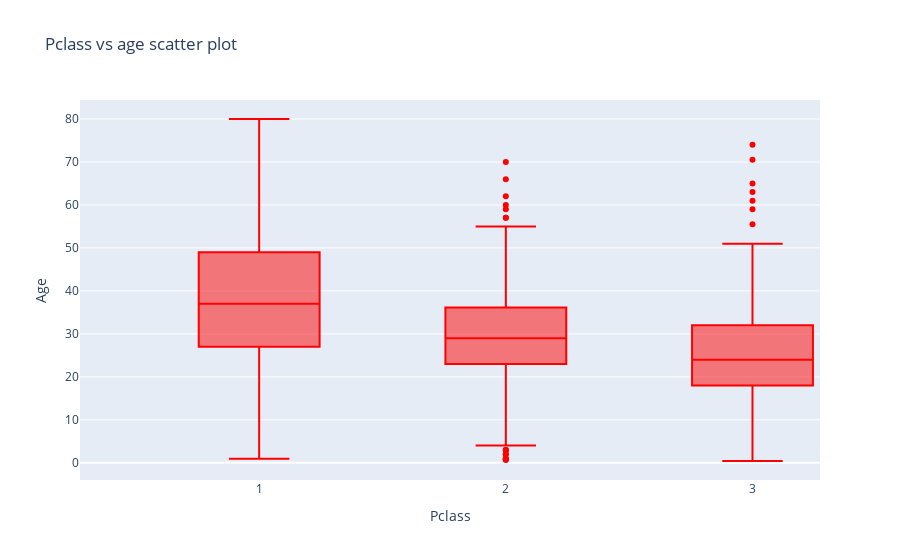

The cell this chart's notebook holds for it:
### Code cell
q = go.Box(x = data['Pclass'],y =data['Age'],marker={'color':'red'})
layout=go.Layout(title='Pclass vs age scatter plot',xaxis=dict(title="Pclass"),yaxis=dict(title="Age"),
hovermode="closest")
figure=go.Figure(data=q,layout=layout)
iplot(figure)

### Figure 1 — Plotly figure (JSON) as saved in the notebook; plotly's stock layout.template omitted (floating-point values rounded to 4 significant figures; data arrays with more than 128 entries replaced by an {"elided": "..."} marker saying what was removed)
{"data": [{"marker": {"color": "red"}, "type": "box", "x": {"elided": "891 int values"}, "y": {"elided": "891 float values"}}], "layout": {"autosize": true, "hovermode": "closest", "title": {"text": "Pclass vs age scatter plot"}, "xaxis": {"autorange": false, "range": [0.2736, 3.274], "title": {"text": "Pclass"}, "type": "linear"}, "yaxis": {"autorange": true, "range": [-4.001, 84.42], "title": {"text": "Age"}, "type": "linear"}}}
